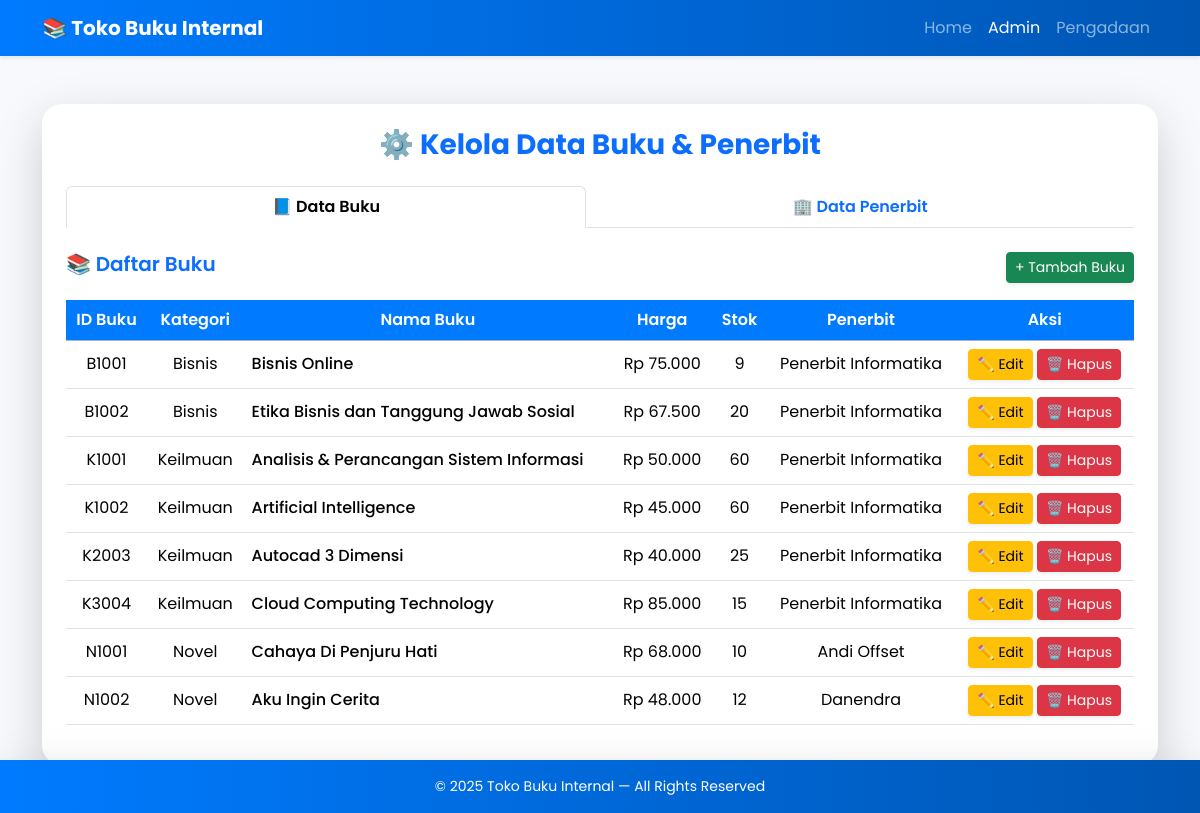
/admin/admin.php, run on the app's committed database.
### tables this page shows
CREATE TABLE `buku` (
  `id_buku` char(5) NOT NULL,
  `kategori` varchar(50) DEFAULT NULL,
  `nama_buku` varchar(150) DEFAULT NULL,
  `harga` decimal(10,2) DEFAULT NULL,
  `stok` int(11) DEFAULT NULL,
  `id_penerbit` char(4) DEFAULT NULL
);

CREATE TABLE `penerbit` (
  `id_penerbit` char(4) NOT NULL,
  `nama` varchar(100) DEFAULT NULL,
  `alamat` varchar(150) DEFAULT NULL,
  `kota` varchar(50) DEFAULT NULL,
  `telepon` varchar(20) DEFAULT NULL
);

### admin/admin.php (the view, shortened to what this page needs)
<?php
include '../config.php';
$buku = mysqli_query($koneksi, "SELECT b.*, p.nama AS penerbit
                                FROM buku b
                                JOIN penerbit p ON b.id_penerbit = p.id_penerbit");
?>
<!DOCTYPE html>
<html lang="id">
<head>
  <link href="https://cdn.jsdelivr.net/npm/bootstrap@5.3.3/dist/css/bootstrap.min.css" rel="stylesheet">
  <link rel="stylesheet" href="../assets/style.css">
</head>
<body>
<nav class="navbar navbar-expand-lg navbar-dark shadow-sm" style="background: linear-gradient(90deg, #007bff, #0056b3);">
  <div class="container">
    <a class="navbar-brand fw-bold" href="../index.php">📚 Toko Buku Internal</a>
    <div class="collapse navbar-collapse" id="navbarNav">
      <ul class="navbar-nav ms-auto">
        <li class="nav-item"><a class="nav-link" href="../index.php">Home</a></li>
        <li class="nav-item"><a class="nav-link active" href="admin.php">Admin</a></li>
        <li class="nav-item"><a class="nav-link" href="../pengadaan/pengadaan.php">Pengadaan</a></li>
      </ul>
    </div>
  </div>
</nav>
<div class="container my-5 fade-in">
  <div class="card p-4 shadow-lg border-0">
    <h3 class="text-center text-primary fw-bold mb-4">⚙️ Kelola Data Buku & Penerbit</h3>
    <ul class="nav nav-tabs nav-fill mb-4" id="adminTab" role="tablist">
      <li class="nav-item" role="presentation">
        <button class="nav-link active fw-semibold" id="buku-tab" data-bs-toggle="tab" data-bs-target="#buku" type="button">
          📘 Data Buku
        </button>
      </li>
      <li class="nav-item" role="presentation">
        <button class="nav-link fw-semibold" id="penerbit-tab" data-bs-toggle="tab" data-bs-target="#penerbit" type="button">
          🏢 Data Penerbit
        </button>
      </li>
    </ul>
    <div class="tab-content">
      <div class="tab-pane fade show active" id="buku">
        <div class="d-flex justify-content-between align-items-center mb-3">
          <h5 class="fw-semibold text-primary">📚 Daftar Buku</h5>
          <a href="buku/tambah_buku.php" class="btn btn-success btn-sm shadow-sm">+ Tambah Buku</a>
        </div>
        <div class="table-responsive">
          <table class="table table-hover align-middle text-center">
            <thead class="table-primary">
              <tr>
                <th>ID Buku</th>
                <th>Kategori</th>
                <th>Nama Buku</th>
                <th>Harga</th>
                <th>Stok</th>
                <th>Penerbit</th>
                <th>Aksi</th>
              </tr>
            </thead>
            <tbody>
              <?php while ($b = mysqli_fetch_assoc($buku)): ?>
              <tr class="fade-in">
                <td><?= htmlspecialchars($b['id_buku']) ?></td>
                <td><?= htmlspecialchars($b['kategori']) ?></td>
                <td class="text-start fw-medium"><?= htmlspecialchars($b['nama_buku']) ?></td>
                <td>Rp <?= number_format($b['harga'], 0, ',', '.') ?></td>
                <td><?= $b['stok'] ?></td>
                <td><?= htmlspecialchars($b['penerbit']) ?></td>
                <td>
                  <a href="buku/edit_buku.php?id=<?= urlencode($b['id_buku']) ?>" class="btn btn-warning btn-sm shadow-sm">✏️ Edit</a>
                  <a href="buku/hapus_buku.php?id=<?= urlencode($b['id_buku']) ?>" class="btn btn-danger btn-sm shadow-sm" onclick="return confirm('Yakin ingin menghapus buku ini?')">🗑️ Hapus</a>
                </td>
              </tr>
              <?php endwhile; ?>
            </tbody>
          </table>
        </div>
      </div>
    </div>
  </div>
</div>
<footer class="footer text-center py-3 mt-auto text-white shadow-lg" style="background: linear-gradient(90deg, #007bff, #0056b3);">
  <p class="mb-0 small">&copy; <?= date('Y') ?> Toko Buku Internal — All Rights Reserved</p>
</footer>
</body>
</html>

### assets/style.css (style rules this page uses)
body { background: #f7f9fc; font-family: "Poppins", sans-serif; color: #333; }
.navbar { background: linear-gradient(90deg, #007bff, #0056b3); }
.card { border: none; border-radius: 20px; background: #ffffff; }
.table thead { border-radius: 12px; }
.table th { background-color: #007bff !important; color: white !important; font-weight: 600; }
.footer { background: linear-gradient(90deg, #007bff, #0056b3); color: white; position: fixed; bottom: 0; width: 100%; }
.fade-in { animation: fadeIn 0.6s ease-in-out; }

### data on the page
buku: id_buku "B1001", kategori "Bisnis", nama_buku "Bisnis Online", harga "75.000", stok "9", id_penerbit.nama "Penerbit Informatika"
buku: id_buku "B1002", kategori "Bisnis", nama_buku "Etika Bisnis dan Tanggung Jawab Sosial", harga "67.500", stok "20", id_penerbit.nama "Penerbit Informatika"
buku: id_buku "K1001", kategori "Keilmuan", nama_buku "Analisis & Perancangan Sistem Informasi", harga "50.000", stok "60", id_penerbit.nama "Penerbit Informatika"
buku: id_buku "K1002", kategori "Keilmuan", nama_buku "Artificial Intelligence", harga "45.000", stok "60", id_penerbit.nama "Penerbit Informatika"
buku: id_buku "K2003", kategori "Keilmuan", nama_buku "Autocad 3 Dimensi", harga "40.000", stok "25", id_penerbit.nama "Penerbit Informatika"
buku: id_buku "K3004", kategori "Keilmuan", nama_buku "Cloud Computing Technology", harga "85.000", stok "15", id_penerbit.nama "Penerbit Informatika"
buku: id_buku "N1001", kategori "Novel", nama_buku "Cahaya Di Penjuru Hati", harga "68.000", stok "10", id_penerbit.nama "Andi Offset"
buku: id_buku "N1002", kategori "Novel", nama_buku "Aku Ingin Cerita", harga "48.000", stok "12", id_penerbit.nama "Danendra"
